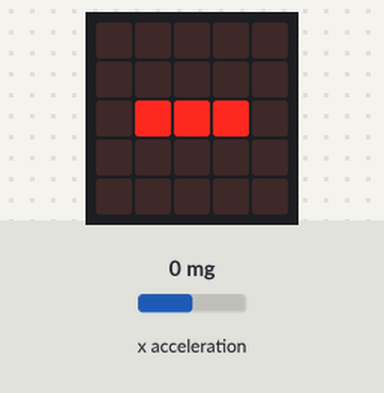
Recording of a program running on a simulated BBC micro:bit running MicroPython. Shown: the board's 5×5 LED display. The inputs (shaded band) are chosen by the test bench; at power-on: x acceleration 0 mg.

Above: at 1.2 s.
1.3 s: x acceleration set to -18 mg
2.8 s: x acceleration set to -22 mg
At 3.2 s:
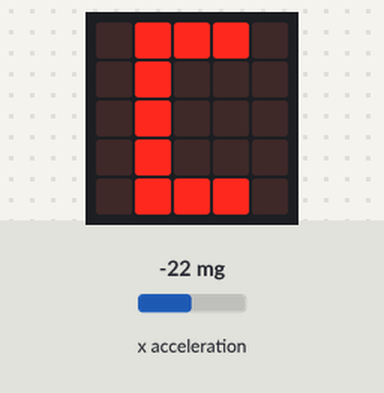
4.3 s: x acceleration set to 750 mg
At 5.5 s:
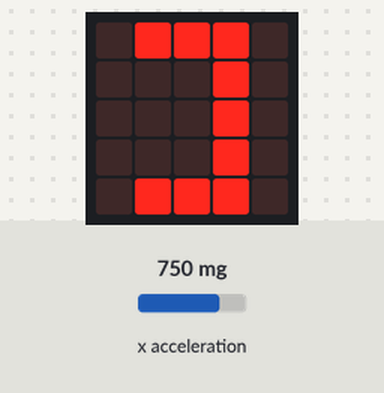
5.8 s: x acceleration set to -1440 mg
At 6.7 s:
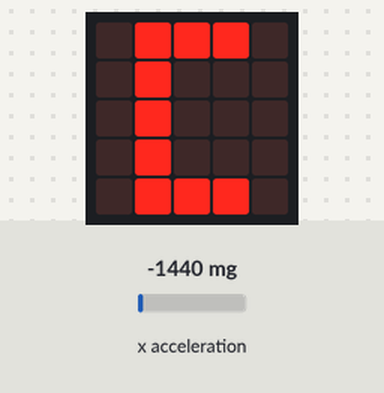
7.3 s: x acceleration set to 0 mg
At 7.8 s:
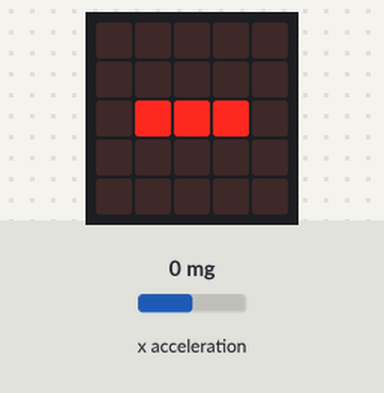
Timing chart, 0 to 9.8 s (numbered marks = the images above; inputs shaded):
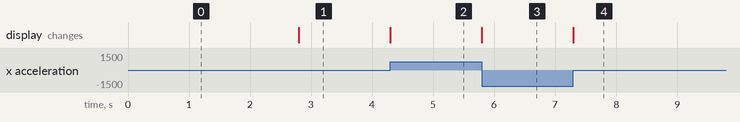

Measured:
- the behaviour switches between -20 and -21 mg on x acceleration (found by bisection; images 0 and 1)
- after the input at 1.3 s, every drawn part: stays the same
- after the input at 2.8 s, the display: changes at once (image 1)
- after the input at 4.3 s, the display: changes at once (image 2)
- after the input at 5.8 s, the display: changes at once (image 3)
- after the input at 7.3 s, the display: changes at once (image 4)

The program:

Spirit_level.py
```python
from microbit import *

while True:

    reading = accelerometer.get_x()

    if reading > 20:
        display.show("]")

    elif reading < -20:
        display.show("[")

    else:
        display.show("-")
```
